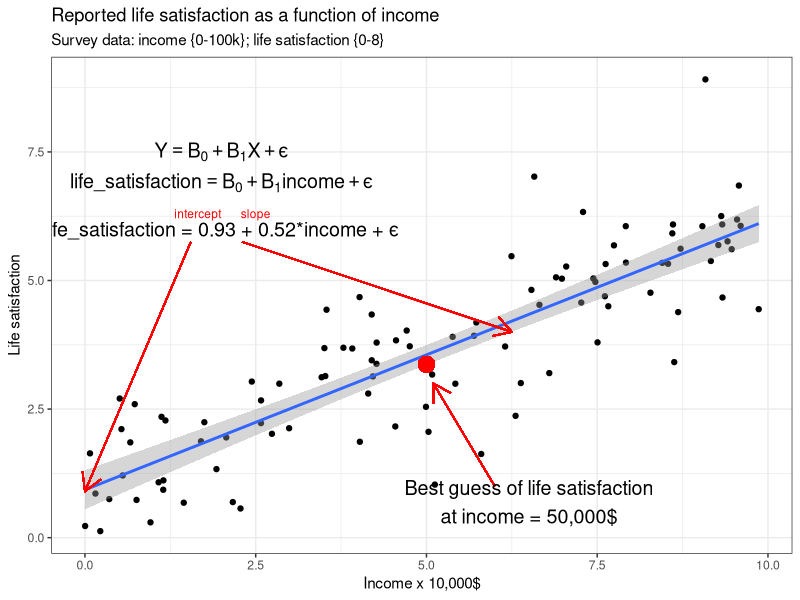
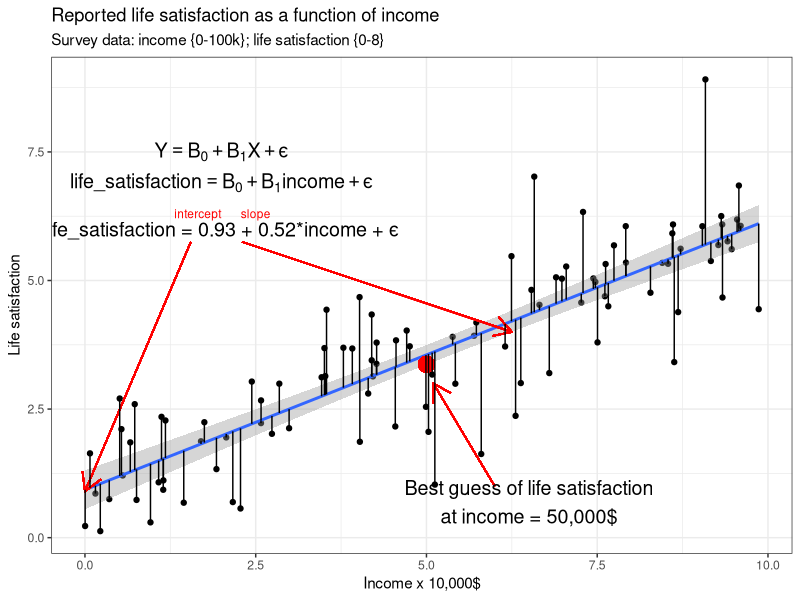
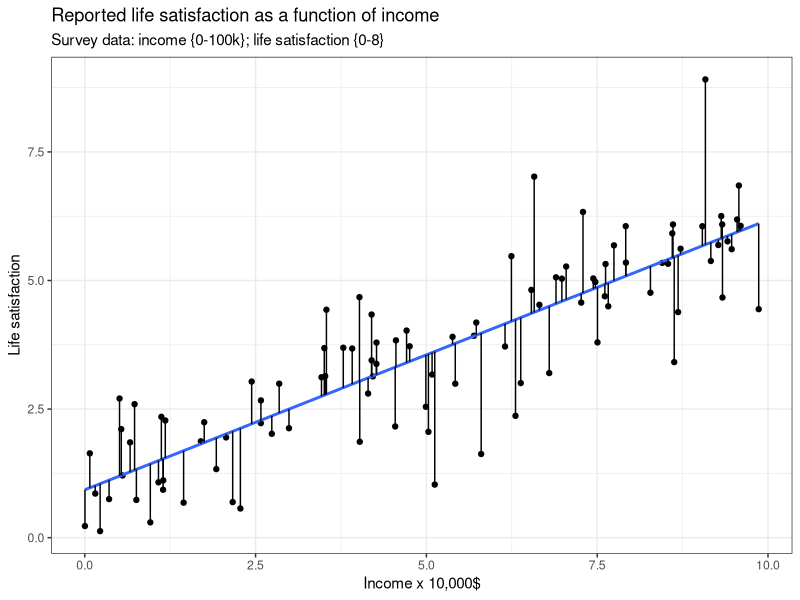
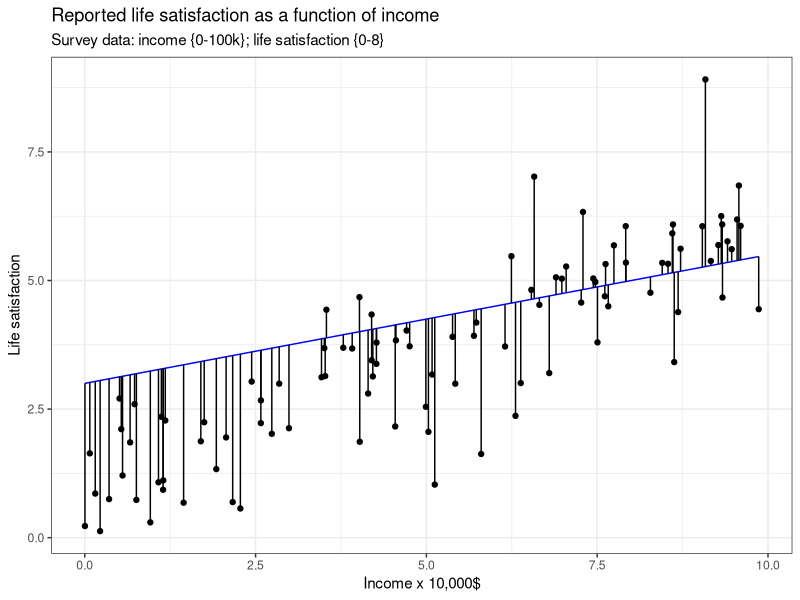
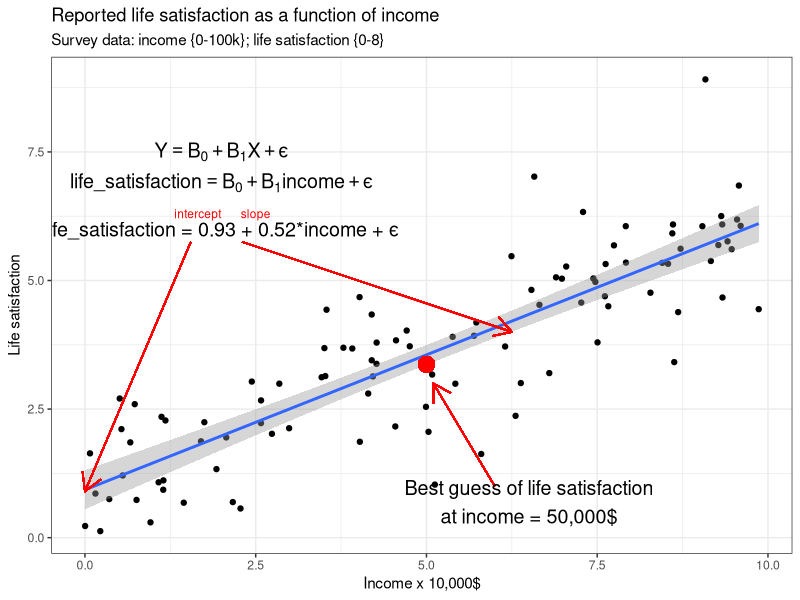
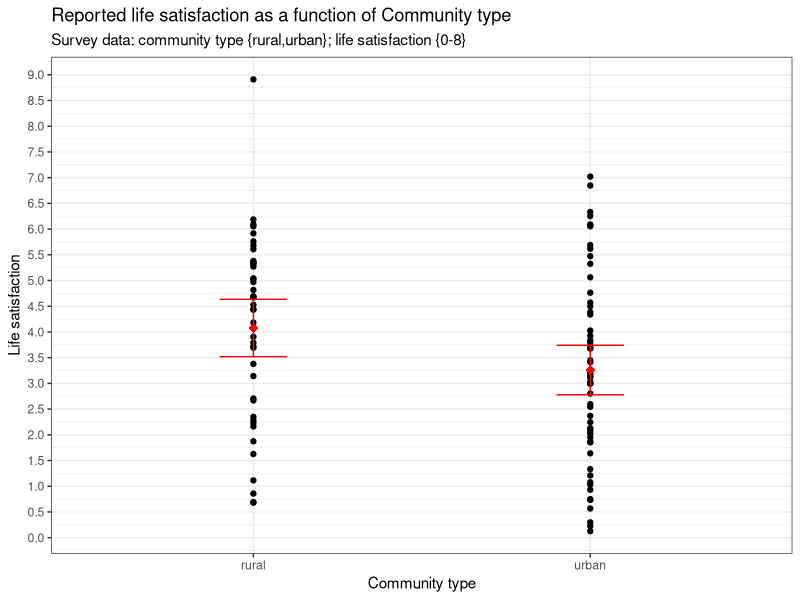
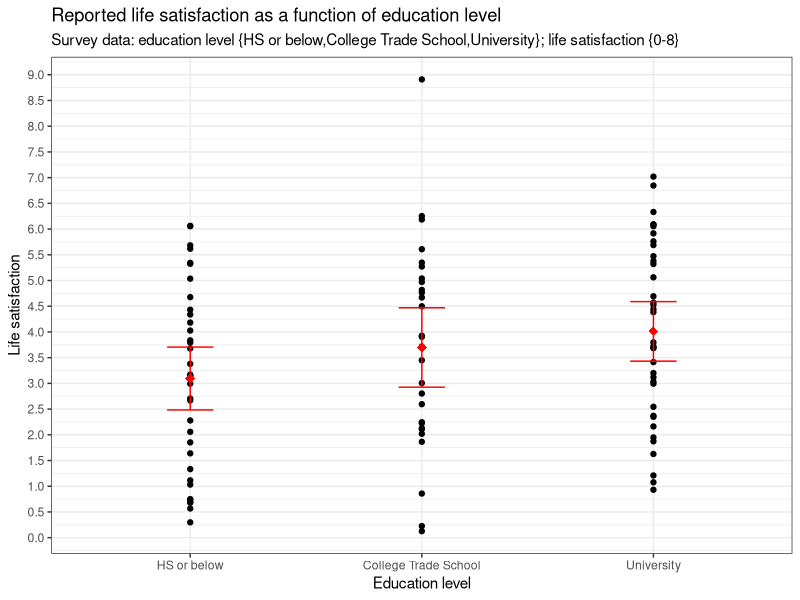
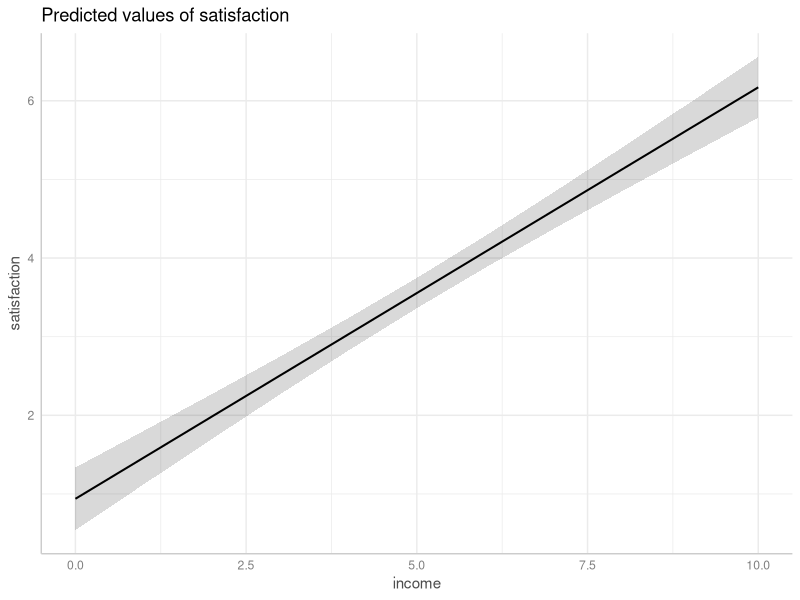

Generate these figures, in order, with R:
## ---- chunk 1
library(tidyverse)
set.seed(222)
income <- runif(100,0,10)
satisfaction <- abs(1+income*0.5+rnorm(100))
df <- tibble(income,satisfaction)
fit <- lm(satisfaction~income,df)
df <- df |> mutate(fit=predict(fit,df))
eq <- paste0("life_satisfaction = ",unname(round(fit$coefficients[1],2))," + ",
       unname(round(fit$coefficients[2],2)),"*income + ϵ")
f <- df |>
  ggplot(aes(x=income,y=satisfaction)) + 
  geom_point() + geom_smooth(method="lm") +
  geom_point(aes(x = 5, y = 3.37), color = "red", size = 5) +
  labs(x='Income x 10,000$',y="Life satisfaction",
       title='Reported life satisfaction as a function of income',
       subtitle='Survey data: income {0-100k}; life satisfaction {0-8}') +
  theme_bw() +
  annotate("text",x=2,y=6,label = eq,size=5) +
  annotate("text",x=2,y=7.5,label = "Y == B[0] + B[1]*X + ϵ", parse=TRUE,size=5) +
  annotate("text",x=2,y=6.9,label = "life_satisfaction == B[0] + B[1]*income + ϵ", parse=TRUE,size=5) +
  annotate("text",x=1.65,y=6.3,label = "intercept",color="red",size=3) +
  annotate("text",x=2.5,y=6.3,label = "slope",color="red",size=3) +
  
  geom_segment(aes(x = 1.55, y = 5.75, xend = 0, yend = 0.9), 
               arrow = arrow(length = unit(0.2, "inches")), 
               color = "red") +
  geom_segment(aes(x = 2.3, y = 5.75, xend = 6.25, yend = 4), 
               arrow = arrow(length = unit(0.2, "inches")), 
               color = "red") +
  geom_segment(aes(x = 6, y = 1, xend = 5.1, yend = 3), 
               arrow = arrow(length = unit(0.2, "inches")), 
               color = "red") +
  annotate("text",x=6.5,y=0.7,label = "Best guess of life satisfaction\nat income = 50,000$",color="black",size=5)
f
## ---- chunk 2
f +
  #geom_point(aes(x=income,y=fit),alpha=0.2,size=4) +
  geom_segment(aes(xend = income, yend = fit))
## ---- chunk 3
df |>
  ggplot(aes(x=income,y=satisfaction)) + 
  geom_point() + geom_smooth(method="lm",se=FALSE) +
  labs(x='Income x 10,000$',y="Life satisfaction",
       title='Reported life satisfaction as a function of income',
       subtitle='Survey data: income {0-100k}; life satisfaction {0-8}') +
  theme_bw() +
  geom_segment(aes(xend = income, yend = fit))
## ---- chunk 4
df <- df |> mutate(fit_bad = 3 + income*0.25)
df |>
  ggplot(aes(x=income,y=satisfaction)) + 
  geom_point() + geom_line(aes(x=income,y=fit_bad),color="blue") +
  labs(x='Income x 10,000$',y="Life satisfaction",
       title='Reported life satisfaction as a function of income',
       subtitle='Survey data: income {0-100k}; life satisfaction {0-8}') +
  theme_bw() +
  geom_segment(aes(xend = income, yend = fit_bad))
## ---- chunk 5
#| echo: true
lm(satisfaction~income,df)
## ---- chunk 6
f
## ---- chunk 7
#| echo: true
#| #| output-location: slide
lm_fit <- lm(satisfaction~income,df)
summary(lm_fit)
## ---- chunk 8
set.seed(223)
df$community <- sapply(
  scales::rescale(
    c(scale(df$satisfaction)),
    c(0.25,0.75)),
  function(x){rbinom(1,1,x)})

df$community <- ifelse(df$community,"rural","urban")
educ_levels <- c("HS or below","College Trade School","University")
df$education <- factor(sample(c(educ_levels),100,replace=TRUE),educ_levels)

ggplot(df,aes(x=community,y=satisfaction)) +
  geom_point() +
  stat_summary(fun.data = "mean_cl_normal", geom = "errorbar", 
               width = 0.2, color = "red") +
  stat_summary(fun = "mean", geom = "point", 
               shape = 18, size = 3, color = "red")  +
  labs(x='Community type',y="Life satisfaction",
       title='Reported life satisfaction as a function of Community type',
       subtitle='Survey data: community type {rural,urban}; life satisfaction {0-8}') +
  theme_bw() +
  scale_y_continuous(breaks = seq(0,10,0.5))

## ---- chunk 9
#| echo: true
#| #| output-location: slide
lm_fit <- lm(satisfaction~community,df)
summary(lm_fit)
## ---- chunk 10
ggplot(df,aes(x=education,y=satisfaction)) +
  geom_point() +
  stat_summary(fun.data = "mean_cl_normal", geom = "errorbar", 
               width = 0.2, color = "red") +
  stat_summary(fun = "mean", geom = "point", 
               shape = 18, size = 3, color = "red")  +
  labs(x='Education level',y="Life satisfaction",
       title='Reported life satisfaction as a function of education level',
       subtitle='Survey data: education level {HS or below,College Trade School,University}; life satisfaction {0-8}') +
  theme_bw() +
  scale_y_continuous(breaks = seq(0,10,0.5))

## ---- chunk 11
#| echo: true
lm_fit <- lm(satisfaction~education,df)
summary(lm_fit)
## ---- chunk 12
#| echo: true
summary(fit<-lm(satisfaction~income+community+education,df))
## ---- chunk 13
#| echo: true
library(ggeffects)
plot(ggeffect(fit,terms = "income"))
## ---- chunk 14
# Create a dataset
set.seed(123)  # For reproducible results
group_1 <- data.frame(
  x = ((1:30)/10),
  y = 7.5 + ((1:30)/10)*0.5+rnorm(30,0,0.5),
  group = "A"
)

group_2 <- data.frame(
  x = ((31:60)/10),
  y = 4.0 + ((31:60)/10)*0.5+rnorm(30,0,0.5),
  group = "B"
)

group_3 <- data.frame(
  x = ((61:100)/10),
  y = 1.0 + ((61:100)/10)*0.5+rnorm(40,0,0.5),
  group = "C"
)

data <- tibble(rbind(group_1, group_2, group_3))

fit <- lm(y~x,data)

eq <- paste0("life_satisfaction = ",round(unname(coef(fit))[1],2), round(unname(coef(fit))[2],2),"*income")

# Plot the data
ggplot(data, aes(x = x, y = y)) +
  geom_point(aes(color=group)) +
  geom_smooth(method = "lm", se = FALSE) +
  ggtitle("Illustration of Simpson's Paradox") +
  labs(x='Income x 10,000$',y="Life satisfaction",
       title='Reported life satisfaction as a function of income',
       subtitle='Survey data: income {0-100k}; life satisfaction {0-8}',
       color='Groups in society') +
  theme_bw() +
  annotate("text",x=7.5,y=8.5,label=eq,size=4,fontface="bold")

## ---- chunk 15
fit <- lm(y~x+group,data)
data <- data |> mutate(fit=predict(fit))

eq <- paste0("life_satisfaction = ",round(unname(coef(fit))[1],2),"",
             round(unname(coef(fit)[3]),2) ,"*groupB",
               round(unname(coef(fit)[4]),2) ,"*groupC+",
             round(unname(coef(fit)[2]),2),"*income")

ggplot(data, aes(x = x, y = y,color=group)) +
  geom_point() +
  geom_line(aes(y=fit)) +
  ggtitle("Illustration of Simpson's Paradox") +
  labs(x='Income x 10,000$',y="Life satisfaction",
       title='Reported life satisfaction as a function of income',
       subtitle='Survey data: income {0-100k}; life satisfaction {0-8}',
       color='Groups in society') +
  theme_bw() +
  annotate("text",x=6.5,y=8.5,label=eq,size=4,fontface="bold")
## ---- chunk 16
df <- df |> 
  mutate(satisfaction_yes = as.numeric(satisfaction>5))
ggplot(df,aes(x=income,y=satisfaction_yes)) + 
  geom_point() + geom_smooth(method="lm",se=FALSE) +
  theme_bw() + labs(x='Income x 10,000$',y="Life satisfaction [Yes]",
       title='Reported life satisfaction as a function of income',
       subtitle='Survey data: income {0-100k}; life satisfaction {No (0),Yes (1)}')
## ---- chunk 17
#| echo: true
summary(lm(satisfaction_yes~income,df))
